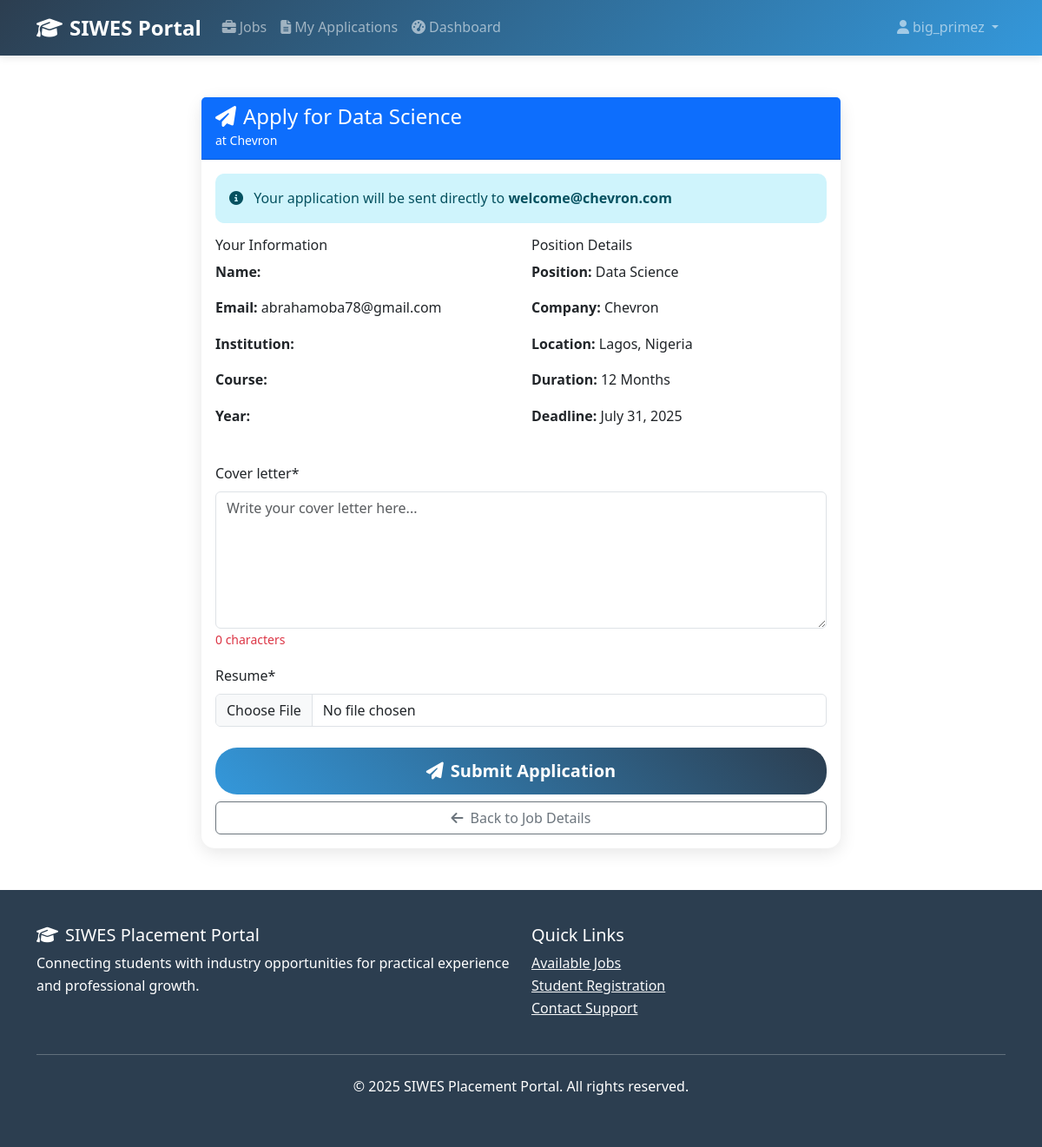
Screenshot of /jobs/1/apply/ (signed in) with the database file from the repository.
### accounts/models.py (models this page shows, shortened)
class CustomUser(AbstractUser):
    USER_TYPE_CHOICES = (
        ('student', 'Student'),
        ('admin', 'Admin'),
    )
    user_type = models.CharField(max_length=10, choices=USER_TYPE_CHOICES, default='student')
    phone_number = models.CharField(max_length=15, blank=True)
    institution = models.CharField(max_length=100, blank=True)
    course_of_study = models.CharField(max_length=100, blank=True)
    year_of_study = models.CharField(max_length=20, blank=True)
    profile_picture = models.ImageField(upload_to='profiles/', blank=True, null=True)
    groups = models.ManyToManyField(
        'auth.Group',
        verbose_name='groups',
        blank=True,
        help_text='The groups this user belongs to.',
        related_name='customuser_set',
        related_query_name='customuser',
    )
    user_permissions = models.ManyToManyField(
        'auth.Permission',
        verbose_name='user permissions',
        blank=True,
        help_text='Specific permissions for this user.',
        related_name='customuser_set',
        related_query_name='customuser',
    )

### jobs/models.py (models this page shows, shortened)
class Job(models.Model):
    DURATION_CHOICES = [
        ('3_months', '3 Months'),
        ('6_months', '6 Months'),
        ('12_months', '12 Months'),
    ]
    title = models.CharField(max_length=200)
    company = models.ForeignKey(Company, on_delete=models.CASCADE, related_name='jobs')
    description = models.TextField()
    requirements = models.TextField()
    location = models.CharField(max_length=100)
    duration = models.CharField(max_length=20, choices=DURATION_CHOICES)
    stipend = models.DecimalField(max_digits=10, decimal_places=2, blank=True, null=True)
    application_deadline = models.DateField()
    is_active = models.BooleanField(default=True)
    created_by = models.ForeignKey(User, on_delete=models.CASCADE)
    created_at = models.DateTimeField(auto_now_add=True)
    updated_at = models.DateTimeField(auto_now=True)
    class Meta:
        ordering = ['-created_at']

class Company(models.Model):
    name = models.CharField(max_length=200)
    email = models.EmailField()
    phone = models.CharField(max_length=15)
    address = models.TextField()
    website = models.URLField(blank=True)
    description = models.TextField()
    logo = models.ImageField(upload_to='company_logos/', blank=True, null=True)
    created_at = models.DateTimeField(auto_now_add=True)
    class Meta:
        verbose_name_plural = "Companies"

### jobs/views.py (the view)
# urls.py: path('<int:pk>/apply/', views.apply_job, name='apply_job'),
@login_required
def apply_job(request, pk):
    job = get_object_or_404(Job, pk=pk, is_active=True)
    if Application.objects.filter(job=job, student=request.user).exists():
        messages.warning(request, 'You have already applied for this job.')
        return redirect('job_detail', pk=pk)
    if request.method == 'POST':
        form = ApplicationForm(request.POST, request.FILES)
        if form.is_valid():
            application = form.save(commit=False)
            application.job = job
            application.student = request.user
            application.save()
            try:
                subject = f'New SIWES Application: {job.title}'
                message = f'''
Dear {job.company.name},

A new SIWES application has been received for the position: {job.title}

Student Details:
- Name: {request.user.get_full_name()}
- Email: {request.user.email}
- Institution: {request.user.institution}
- Course: {request.user.course_of_study}
- Year: {request.user.year_of_study}
- Phone: {request.user.phone_number}

Cover Letter:
{application.cover_letter}

Please find the student's resume attached or contact them directly.

Best regards,
SIWES Placement System
                '''
                send_mail(
                    subject,
                    message,
                    settings.EMAIL_HOST_USER,
                    [job.company.email],
                    fail_silently=False,
                )
                application.status = 'sent'
                application.save()
                messages.success(request, 'Your application has been sent to the company!')
            except Exception as e:
                messages.error(request, 'Application saved but email could not be sent. Please contact admin.')
            return redirect('job_detail', pk=pk)
    else:
        form = ApplicationForm()
    return render(request, 'jobs/apply_job.html', {'form': form, 'job': job})

### jobs/forms.py
class ApplicationForm(forms.ModelForm):
    class Meta:
        model = Application
        fields = ['cover_letter', 'resume']
        widgets = {
            'cover_letter': forms.Textarea(attrs={'rows': 6, 'placeholder': 'Write your cover letter here...'}),
        }

### templates/jobs/apply_job.html (shortened to what this page needs)
{% extends 'base.html' %}
{% load crispy_forms_tags %}
{% block content %}
<div class="container my-5">
    <div class="row justify-content-center">
        <div class="col-md-8">
            <div class="card">
                <div class="card-header bg-primary text-white">
                    <h4 class="mb-0">
                        <i class="fas fa-paper-plane me-2"></i>Apply for {{ job.title }}
                    </h4>
                    <small>at {{ job.company.name }}</small>
                </div>
                <div class="card-body">
                    <div class="alert alert-info">
                        <i class="fas fa-info-circle me-2"></i>
                        Your application will be sent directly to <strong>{{ job.company.email }}</strong>
                    </div>
                    <form method="post" enctype="multipart/form-data" id="applicationForm">
                        <div class="row mb-4">
                            <div class="col-md-6">
                                <h6>Your Information</h6>
                                <p><strong>Name:</strong> {{ user.get_full_name }}</p>
                                <p><strong>Email:</strong> {{ user.email }}</p>
                                <p><strong>Institution:</strong> {{ user.institution }}</p>
                                <p><strong>Course:</strong> {{ user.course_of_study }}</p>
                                <p><strong>Year:</strong> {{ user.year_of_study }}</p>
                            </div>
                            <div class="col-md-6">
                                <h6>Position Details</h6>
                                <p><strong>Position:</strong> {{ job.title }}</p>
                                <p><strong>Company:</strong> {{ job.company.name }}</p>
                                <p><strong>Location:</strong> {{ job.location }}</p>
                                <p><strong>Duration:</strong> {{ job.get_duration_display }}</p>
                                <p><strong>Deadline:</strong> {{ job.application_deadline }}</p>
                            </div>
                        </div>
                        {{ form|crispy }}
                        <div class="d-grid gap-2 mt-4">
                            <button type="submit" class="btn btn-primary btn-lg">
                                <i class="fas fa-paper-plane me-2"></i>Submit Application
                            </button>
                            <a href="{% url 'job_detail' job.pk %}" class="btn btn-outline-secondary">
                                <i class="fas fa-arrow-left me-2"></i>Back to Job Details
                            </a>
                        </div>
                    </form>
                </div>
            </div>
        </div>
    </div>
</div>
{% endblock %}

### templates/base.html (shortened to what this page needs)
<!DOCTYPE html>
<html lang="en">
<head>
    <link href="https://cdnjs.cloudflare.com/ajax/libs/bootstrap/5.3.0/css/bootstrap.min.css" rel="stylesheet">
    <link href="https://cdnjs.cloudflare.com/ajax/libs/font-awesome/6.4.0/css/all.min.css" rel="stylesheet">
</head>
<body>
    <nav class="navbar navbar-expand-lg navbar-dark">
        <div class="container">
            <a class="navbar-brand" href="{% url 'home' %}">
                <i class="fas fa-graduation-cap me-2"></i>SIWES Portal
            </a>
            <div class="collapse navbar-collapse" id="navbarNav">
                <ul class="navbar-nav me-auto">
                    <li class="nav-item">
                        <a class="nav-link" href="{% url 'job_list' %}">
                            <i class="fas fa-briefcase me-1"></i>Jobs
                        </a>
                    </li>
                    {% if user.is_authenticated %}
                        <li class="nav-item">
                            <a class="nav-link" href="{% url 'my_applications' %}">
                                <i class="fas fa-file-alt me-1"></i>My Applications
                            </a>
                        </li>
                        {% if user.is_staff %}
                            <li class="nav-item">
                                <a class="nav-link" href="{% url 'admin_dashboard' %}">
                                    <i class="fas fa-tachometer-alt me-1"></i>Dashboard
                                </a>
                            </li>
                        {% endif %}
                    {% endif %}
                </ul>
                <ul class="navbar-nav">
                    {% if user.is_authenticated %}
                        <li class="nav-item dropdown">
                            <a class="nav-link dropdown-toggle" href="#" id="navbarDropdown" role="button" data-bs-toggle="dropdown">
                                <i class="fas fa-user me-1"></i>{{ user.get_full_name|default:user.username }}
                            </a>
                        </li>
                    {% endif %}
                </ul>
            </div>
        </div>
    </nav>
    <main>
        {% block content %}
        {% endblock %}
    </main>
    <footer class="footer mt-5">
        <div class="container">
            <div class="row">
                <div class="col-md-6">
                    <h5><i class="fas fa-graduation-cap me-2"></i>SIWES Placement Portal</h5>
                    <p>Connecting students with industry opportunities for practical experience and professional growth.</p>
                </div>
                <div class="col-md-6">
                    <h5>Quick Links</h5>
                    <ul class="list-unstyled">
                        <li><a href="{% url 'job_list' %}" class="text-light">Available Jobs</a></li>
                        <li><a href="{% url 'register' %}" class="text-light">Student Registration</a></li>
                        <li><a href="#" class="text-light">Contact Support</a></li>
                    </ul>
                </div>
            </div>
            <hr class="my-4">
            <div class="text-center">
                <p>&copy; 2025 SIWES Placement Portal. All rights reserved.</p>
            </div>
        </div>
    </footer>
</body>
</html>

### templates/base.html (style rules this page uses)
:root { --primary-color: #2c3e50; --secondary-color: #3498db; --accent-color: #e74c3c; --success-color: #27ae60; --warning-color: #f39c12; --light-bg: #f8f9fa; --dark-text: #2c3e50; }
body { font-family: 'Segoe UI', Tahoma, Geneva, Verdana, sans-serif; line-height: 1.6; color: var(--dark-text); }
.navbar { background: linear-gradient(135deg, var(--primary-color) 0%, var(--secondary-color) 100%); box-shadow: 0 2px 10px rgba(0,0,0,0.1); }
.navbar-brand { font-weight: bold; font-size: 1.5rem; }
.card { border: none; border-radius: 15px; box-shadow: 0 5px 20px rgba(0,0,0,0.1); transition: transform 0.3s ease, box-shadow 0.3s ease; }
.btn-primary { background: linear-gradient(45deg, var(--secondary-color), var(--primary-color)); border: none; border-radius: 25px; padding: 12px 30px; font-weight: 600; transition: all 0.3s ease; }
.footer { background: var(--primary-color); color: white; padding: 40px 0; margin-top: 50px; }
.alert { border-radius: 10px; border: none; }
.fade-in { animation: fadeIn 0.6s ease-in; }

### rows the page displays
CustomUser: get_full_name "big_primez", email "abrahamoba78@gmail.com"
Job: title "Data Science", company.name "Chevron", company.email "welcome@chevron.com", location "Lagos, Nigeria", duration "12 Months", application_deadline "July 31, 2025"
